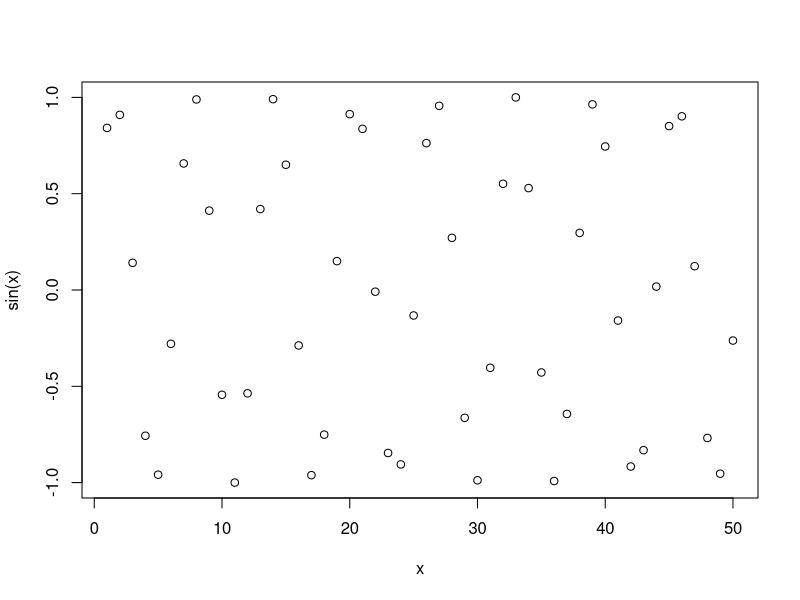
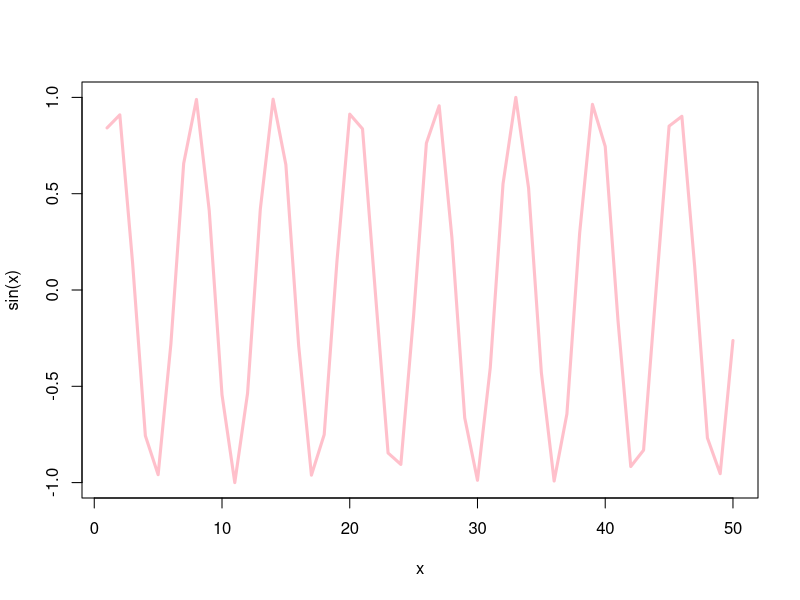

The R source for these figures, in order:
#' ---
#' title: "BIMM 143 Class 4"
#' author: "Yaniv Iny (PIDA18090586)"
#' date: "January 16, 2025"
#' ---



x <- 1:50
plot(x, sin(x))

# make this nicer 
plot(x, sin(x), col="pink", type="l",lwd=3)
